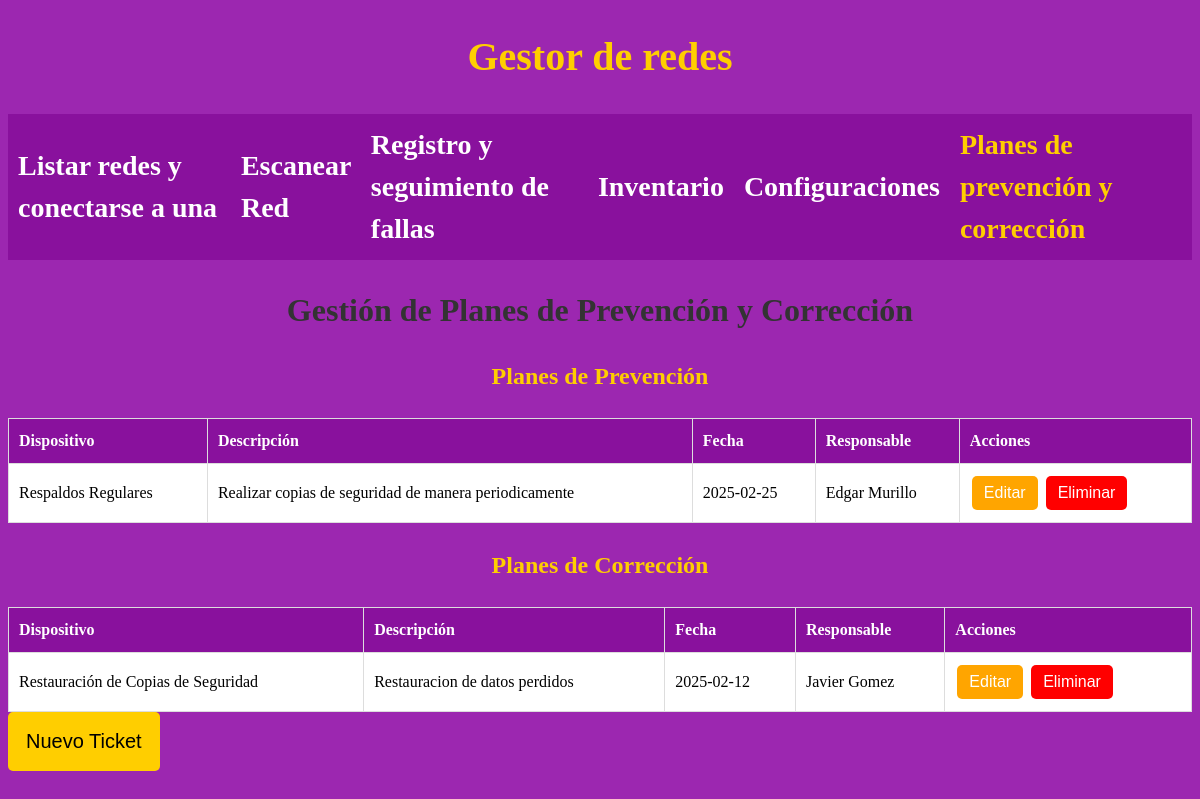
Page /planes on the committed database.
### src/models/Planes.py (models this page shows)
class Planes(db.Model):
    id = db.Column(db.Integer, primary_key=True)  # Identificador único de cada plan
    dispositivo = db.Column(db.String(100), nullable=False)  # Nombre o tipo de dispositivo asociado al plan
    descripcion = db.Column(db.Text, nullable=False)  # Descripción detallada del plan
    fecha = db.Column(db.Date, nullable=False)  # Fecha en la que se crea o aplica el plan
    responsable = db.Column(db.String(100), nullable=False)  # Persona responsable de ejecutar o supervisar el plan
    tipo_plan = db.Column(db.String(20), nullable=False)  # Tipo de plan (por ejemplo, "mantenimiento", "actualización", etc.)
    archivo_nombre = db.Column(db.String(255))  # Nombre del archivo adjunto, si existe (opcional)
    archivo_contenido = db.Column(db.LargeBinary)  # Contenido del archivo adjunto en formato binario (opcional)
    def to_dict(self):
        return {
            "id": self.id,
            "dispositivo": self.dispositivo,
            "descripcion": self.descripcion,
            "fecha": self.fecha.isoformat(),  # Convierte la fecha a formato ISO para compatibilidad JSON
            "responsable": self.responsable,
            "tipo_plan": self.tipo_plan,
            "archivo_nombre": self.archivo_nombre,  # No se incluye el contenido binario por razones de eficiencia
        }

### src/routes/planes_controller.py (the view)
@plan_bp.route("/planes")
def ver_planes():
    planes = obtener_planes()
    return render_template("PlanesCorrecionPrevencion.html", planes=planes)

### src/services/planes.py (called while the page is built)
def obtener_planes():
    return [ticket.to_dict() for ticket in Planes.query.all()]

### src/templates/PlanesCorrecionPrevencion.html (shortened to what this page needs)
<!DOCTYPE html>
<html lang="es">
<head>
    <link rel="stylesheet" href="../static/css/style.css">
</head>
<body>
    <header>
        <a href="/">
            <h1>Gestor de redes</h1>
        </a>
    </header>
    <nav class="navegacion">
        <a href="/listaRedes" class="navegacion__enlace ">Listar redes y conectarse a una</a>
        <a href="/listaDispositivos" class="navegacion__enlace ">Escanear Red</a>
        <a href="/tickets" class="navegacion__enlace ">Registro y seguimiento de fallas</a>
        <a href="/inven" class="navegacion__enlace ">Inventario</a>
        <a href="/configuracion" class="navegacion__enlace ">Configuraciones</a>
        <a href="/planes" class="navegacion__enlace navegacion__enlace--activo">Planes de prevención y corrección</a>
    </nav>
    <main class="contenedor">
        <h2>Gestión de Planes de Prevención y Corrección</h2>
    <h3>Planes de Prevención</h3>
    <table id="prevTable">
        <thead>
            <tr>
                <th>Dispositivo</th>
                <th>Descripción</th>
                <th>Fecha</th>
                <th>Responsable</th>
                <th>Acciones</th>
            </tr>
        </thead>
        <tbody>
            {% for plan in planes %}
            {% if plan.tipo_plan == "Prevencion" %}
                <tr data-id="{{plan.id}}">
                    <td>{{plan.dispositivo}}</td>
                    <td>{{plan.descripcion}}</td>
                    <td>{{plan.fecha}}</td>
                    <td>{{plan.responsable}}</td>
                    <td>
                        <button onclick="editarFila(this)" class="btn-accion edit-btn">Editar</button>
                        <button onclick="eliminarFila(this)" class="btn-accion delete-btn">Eliminar</button>
                    </td>
                </tr>
            {% endif %}
            {% endfor %}
        </tbody>
    </table>
    <h3>Planes de Corrección</h3>
    <table id="corrTable">
        <thead>
            <tr>
                <th>Dispositivo</th>
                <th>Descripción</th>
                <th>Fecha</th>
                <th>Responsable</th>
                <th>Acciones</th>
            </tr>
        </thead>
        <tbody>
            {% for plan in planes %}
            {% if plan.tipo_plan == "Correccion" %}
                <tr data-id="{{plan.id}}">
                    <td>{{plan.dispositivo}}</td>
                    <td>{{plan.descripcion}}</td>
                    <td>{{plan.fecha}}</td>
                    <td>{{plan.responsable}}</td>
                    <td>
                        <button onclick="editarFila(this)" class="btn-accion edit-btn">Editar</button>
                        <button onclick="eliminarFila(this)" class="btn-accion delete-btn">Eliminar</button>
                    </td>
                </tr>
            {% endif %}
            {% endfor %}
        </tbody>
    </table>
    <button onclick="mostrarFormulario()" class="boton">Nuevo Ticket</button>
    </main>
</body>
</html>

### src/static/css/style.css (style rules this page uses)
:root { --primario: #9C27B0; --primarioOscuro: #89119D; --secundario: #FFCE00; --secundarioOscuro: rgb(233, 287, 2); --blanco: #FFF; --negro: #000; }
html { box-sizing: border-box; font-size: 62.5%; }
*, *:before, *:after { box-sizing: inherit; }
body { background-color: var(--primario); font-size: 1.6rem; line-height: 1.5; }
a { text-decoration: none; }
.contenedor { max-width: 120rem; margin: 0 auto; }
h1, h2, h3 { text-align: center; color: var(--secundario); }
h1 { font-size: 4rem; }
h2 { font-size: 3.2rem; }
h3 { font-size: 2.4rem; }
.boton { display: flex; font-size: 2rem; text-align: center; padding: 1.8rem; background-color: var(--secundario); border: none; border-radius: 5px; transition: background-color .3s ease; }
.navegacion { background-color: var(--primarioOscuro); display: flex; flex-direction: column; align-items: center; }
@media (min-width: 968px) { .navegacion { flex-direction: row; justify-content: space-around; } }
.navegacion__enlace { color: var(--blanco); font-size: 2.8rem; font-weight: 700; padding: 1rem; }
.navegacion__enlace--activo, .navegacion__enlace:hover { color: var(--secundario); }
.btn-accion { padding: 0.8rem 1.2rem; margin: 0.2rem; font-size: 1.6rem; border: none; border-radius: 5px; cursor: pointer; transition: background-color 0.3s ease; }
.edit-btn { background-color: orange; color: var(--blanco); }
.delete-btn { background-color: red; color: var(--blanco); }
#corrTable, #prevTable { width: 100%; border-collapse: collapse; background: var(--blanco); margin-top: 2rem; }
#corrTable th, #corrTable td, #prevTable th, #prevTable td { border: 1px solid #ddd; padding: 1rem; text-align: left; font-size: 1.6rem; }
#corrTable th, #prevTable th { background-color: var(--primarioOscuro); color: var(--blanco); }
h2 { margin-bottom: 20px; color: #333; }

### rows in the picture
Planes: dispositivo "Respaldos Regulares", descripcion "Realizar copias de seguridad de manera periodicamente", fecha "2025-02-25", responsable "Edgar Murillo"
Planes: dispositivo "Restauración de Copias de Seguridad", descripcion "Restauracion de datos perdidos", fecha "2025-02-12", responsable "Javier Gomez"
